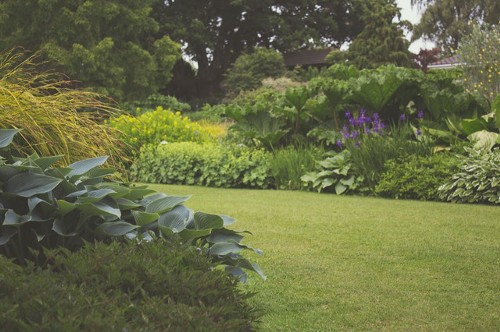
#> input picture nbs/bg.jpg, 500 x 332 px, given in place of video.mjpg, which was not available
$ jupyter execute RemoveBackground.ipynb   (text cells are left out)
#> lines starting #> are read from the running program, lines starting #| are printed output that depends on the picture; after the words box and inside, x2 and y2 are one past the last pixel; in counts of white or black regions, pixels touching at a corner belong together; pictures that were not available may be replaced by others from this repository, and a replacement may not be noted
[cell 1]
import numpy as np
import cv2
import os
import time
from datetime import datetime
import matplotlib.pyplot as plt

print("OpenCV:", cv2.__version__)

[cell 2]
url = 0 # La webcam propia
url = "http://24.103.196.243/cgi-bin/viewer/video.jpg" # una calle
url = "http://12.216.61.98:82/mjpg/video.mjpg" # Perretes
url = "http://46.84.170.81/videostream.cgi?user=admin&pwd=" # Vacas
url = "http://207.199.201.177/mjpg/video.mjpg" # Caballo
#url = "http://77.243.103.105:8081/mjpg/video.mjpg" # Tienda
url = "http://166.247.40.112:82/mjpg/video.mjpg" # Calle con coches

[cell 3]
cap = cv2.VideoCapture(url)

while(True):
    ret, frame = cap.read()
#> frame is the input picture: shape (332, 500, 3); mean B, G, R 68.9, 108.5, 104.2

    cv2.imshow('frame', frame)

    if cv2.waitKey(1) & 0xFF == ord('q'):
#> (key q is pressed here)
        break

cap.release()
cv2.destroyAllWindows()

[cell 4]
cap = cv2.VideoCapture(url)

ok, first_frame = cap.read()

while(1):
    ok, frame = cap.read()
    diff = cv2.absdiff(first_frame, frame)
#> diff: shape (332, 500, 3); every value is 0

    cv2.imshow('first_frame',first_frame)
    cv2.imshow('frame', frame)
    cv2.imshow('diff', diff)

    if cv2.waitKey(1) & 0xFF == ord('q'):
#> (key q is pressed here)
        break

cap.release()
cv2.destroyAllWindows()

[cell 5]
# Open Video
cap = cv2.VideoCapture(url)

# Store selected frames in an array
frames = []
bg = None

count = 10
while(True):
    ret, frame = cap.read()
    frames.append(frame)

    # Calculate the median along the time axis
    if count==10:
        bg = np.median(frames, axis=0).astype(dtype=np.uint8)
        count=0
        print("actualizo")
    count+=1

    cv2.imshow('frame', frame)
    cv2.imshow('median', bg)

    if cv2.waitKey(1) & 0xFF == ord('q'):
#> (key q is pressed here)
        break

cap.release()
cv2.destroyAllWindows()

[cell 6]
plt.imshow(bg[:,:,::-1])

[cell 7]
bg_grey = cv2.cvtColor(bg, cv2.COLOR_BGR2GRAY)
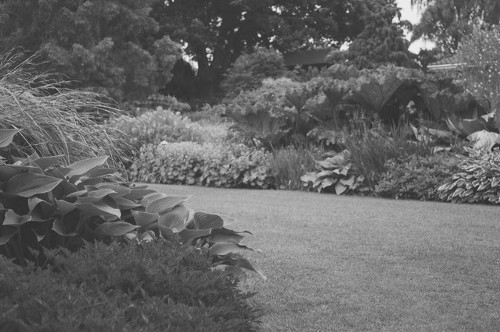
#> bg_grey: shape (332, 500); min 32, max 243, mean 102.7
plt.imshow(bg_grey)

[cell 8]
cap = cv2.VideoCapture(url)

while(True):
    ok, frame = cap.read()

    frame_gray = cv2.cvtColor(frame, cv2.COLOR_BGR2GRAY)
    diff = cv2.absdiff(bg_grey, frame_gray)
#> diff: shape (332, 500); every value is 0

    ret,mask = cv2.threshold(diff,20,255,cv2.THRESH_BINARY)
    fg = cv2.bitwise_and(frame,frame,mask = mask)


    cv2.imshow('bg', bg)
    cv2.imshow('frame', frame_gray)
    cv2.imshow('diff', diff)
    cv2.imshow('mask', fg)

    if cv2.waitKey(1) & 0xFF == ord('q'):
#> (key q is pressed here)
        break

cap.release()
cv2.destroyAllWindows()

[cell 9]
c = cv2.VideoCapture(url)
_,f = c.read()

avg1 = np.float32(f)
avg2 = np.float32(f)

while(1):
    _,f = c.read()

    cv2.accumulateWeighted(f,avg1,0.1)
    cv2.accumulateWeighted(f,avg2,0.01)

    res1 = cv2.convertScaleAbs(avg1)
    res2 = cv2.convertScaleAbs(avg2)

    cv2.imshow('img',f)
    cv2.imshow('avg1',res1)
    cv2.imshow('avg2',res2)

    if cv2.waitKey(0):
#> (key q is pressed here)
        break

cv2.destroyAllWindows()
c.release()

[cell 10]
cap = cv2.VideoCapture(url)

#fgbg = cv2.createBackgroundSubtractorMOG2(history=20, varThreshold=25, detectShadows=True)
fgbg = cv2.createBackgroundSubtractorMOG2(history=20, varThreshold=25, detectShadows=True)

while(1):
    ret, frame = cap.read()

    fgmask = fgbg.apply(frame)
#> fgmask: shape (332, 500); every value is 127
    bgmask = cv2.bitwise_not(fgmask)
#> bgmask: shape (332, 500); every value is 128

    fg = cv2.bitwise_and(frame,frame,mask = fgmask)
    bg = cv2.bitwise_and(frame,frame,mask = bgmask)

    cv2.imshow('foregroug',fg)
    cv2.imshow('backgroug',bg)
    if cv2.waitKey(1) & 0xFF == ord('q'):
#> (key q is pressed here)
        break

cap.release()
cv2.destroyAllWindows()

[cell 11]
cap = cv2.VideoCapture(url)

# params for ShiTomasi corner detection
feature_params = dict( maxCorners = 100,
                       qualityLevel = 0.3,
                       minDistance = 7,
                       blockSize = 7 )

# Parameters for lucas kanade optical flow
lk_params = dict( winSize  = (15,15),
                  maxLevel = 2,
                  criteria = (cv2.TERM_CRITERIA_EPS | cv2.TERM_CRITERIA_COUNT, 10, 0.03))

# Create some random colors
color = np.random.randint(0,255,(100,3))

# Take first frame and find corners in it
ret, old_frame = cap.read()
old_gray = cv2.cvtColor(old_frame, cv2.COLOR_BGR2GRAY)
p0 = cv2.goodFeaturesToTrack(old_gray, mask = None, **feature_params)
#> p0 = 54 rows, first 8: [274, 8], [395, 20], [184, 43], [311, 40], [209, 54], [219, 20], [317, 7], [399, 7]

# Create a mask image for drawing purposes
mask = np.zeros_like(old_frame)

while(1):
    ret,frame = cap.read()
    frame_gray = cv2.cvtColor(frame, cv2.COLOR_BGR2GRAY)

    # calculate optical flow
    p1, st, err = cv2.calcOpticalFlowPyrLK(old_gray, frame_gray, p0, None, **lk_params)
#> p1 has the same summary as p0; st = 54 values from 1 to 1; err = 54 values from 0 to 0

    # Select good points
    good_new = p1[st==1]
#> good_new = 54 pairs, first value 117 to 497, second value 2 to 218
    good_old = p0[st==1]
#> good_old has the same summary as good_new

    # draw the tracks
    for i,(new,old) in enumerate(zip(good_new,good_old)):
        a,b = new.ravel()
        c,d = old.ravel()
        mask = cv2.line(mask, (a,b),(c,d), color[i].tolist(), 2)
        frame = cv2.circle(frame,(a,b),5,color[i].tolist(),-1)
#> this loop made 54 passes
#> (a, b, c, d) on passes 1 to 12: (274, 8, 274, 8), (395, 20, 395, 20), (184, 43, 184, 43), (311, 40, 311, 40), (209, 54, 209, 54), (219, 20, 219, 20), (317, 7, 317, 7), (399, 7, 399, 7), (333, 43, 333, 43), (349, 44, 349, 44), (244, 14, 244, 14), (194, 60, 194, 60)
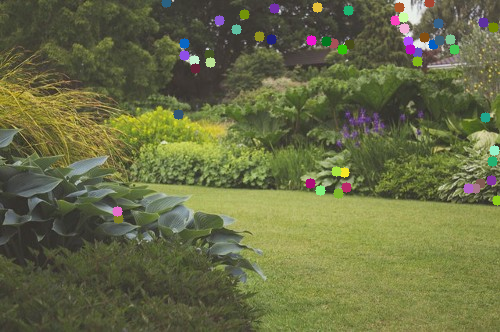
#> frame: shape (332, 500, 3); mean B, G, R 69.2, 108.5, 104.3
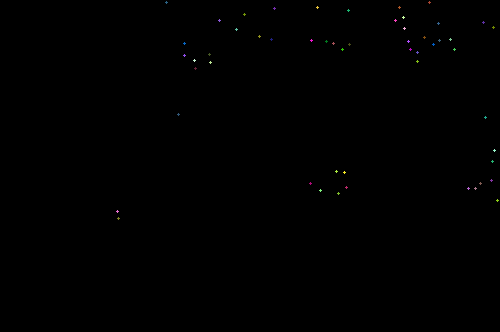
#> mask: shape (332, 500, 3); mean of channels 0, 1, 2 0.2, 0.2, 0.2; drawn as B, G, R
    img = cv2.add(frame,mask)

    cv2.imshow('frame',img)
    k = cv2.waitKey(30) & 0xff
#> (key q is pressed here)
    if k == 27:
        break

    # Now update the previous frame and previous points
    old_gray = frame_gray.copy()
    p0 = good_new.reshape(-1,1,2)

cv2.destroyAllWindows()
cap.release()

[cell 12]
cap = cv2.VideoCapture(url)

ret, frame1 = cap.read()
prvs = cv2.cvtColor(frame1,cv2.COLOR_BGR2GRAY)
hsv = np.zeros_like(frame1)
hsv[...,1] = 255

while(1):
    ret, frame2 = cap.read()
    next = cv2.cvtColor(frame2,cv2.COLOR_BGR2GRAY)

    flow = cv2.calcOpticalFlowFarneback(prvs,next, None, 0.5, 3, 15, 3, 5, 1.2, 0)

    mag, ang = cv2.cartToPolar(flow[...,0], flow[...,1])
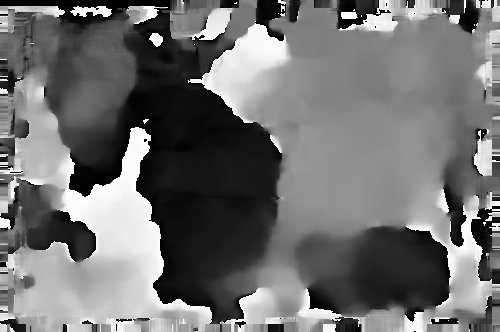
#> ang: shape (332, 500) float32; min 0, max 6.28, mean 2.77; drawn with min black and max white
    hsv[...,0] = ang*180/np.pi/2
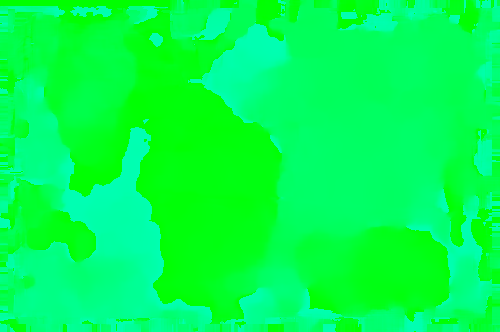
#> hsv: shape (332, 500, 3); mean of channels 0, 1, 2 79, 255, 0; drawn as B, G, R
    hsv[...,2] = cv2.normalize(mag,None,0,255,cv2.NORM_MINMAX)
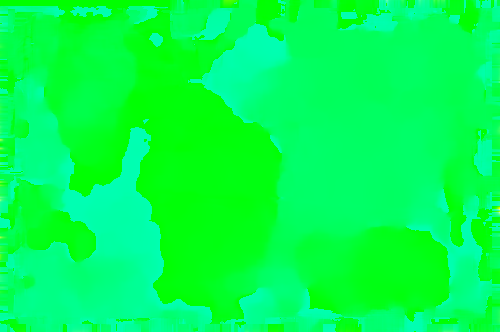
#> hsv: shape (332, 500, 3); 3.31% of pixels changed, all inside (x1, y1, x2, y2) = (0, 0, 500, 332); drawn as B, G, R
    rgb = cv2.cvtColor(hsv,cv2.COLOR_HSV2BGR)

    cv2.imshow('frame2',rgb)
    k = cv2.waitKey(30) & 0xff
#> (key q is pressed here)
    if k == 27:
        break
    elif k == ord('s'):
        cv2.imwrite('opticalfb.png',frame2)
        cv2.imwrite('opticalhsv.png',rgb)
    prvs = next

cap.release()
cv2.destroyAllWindows()
